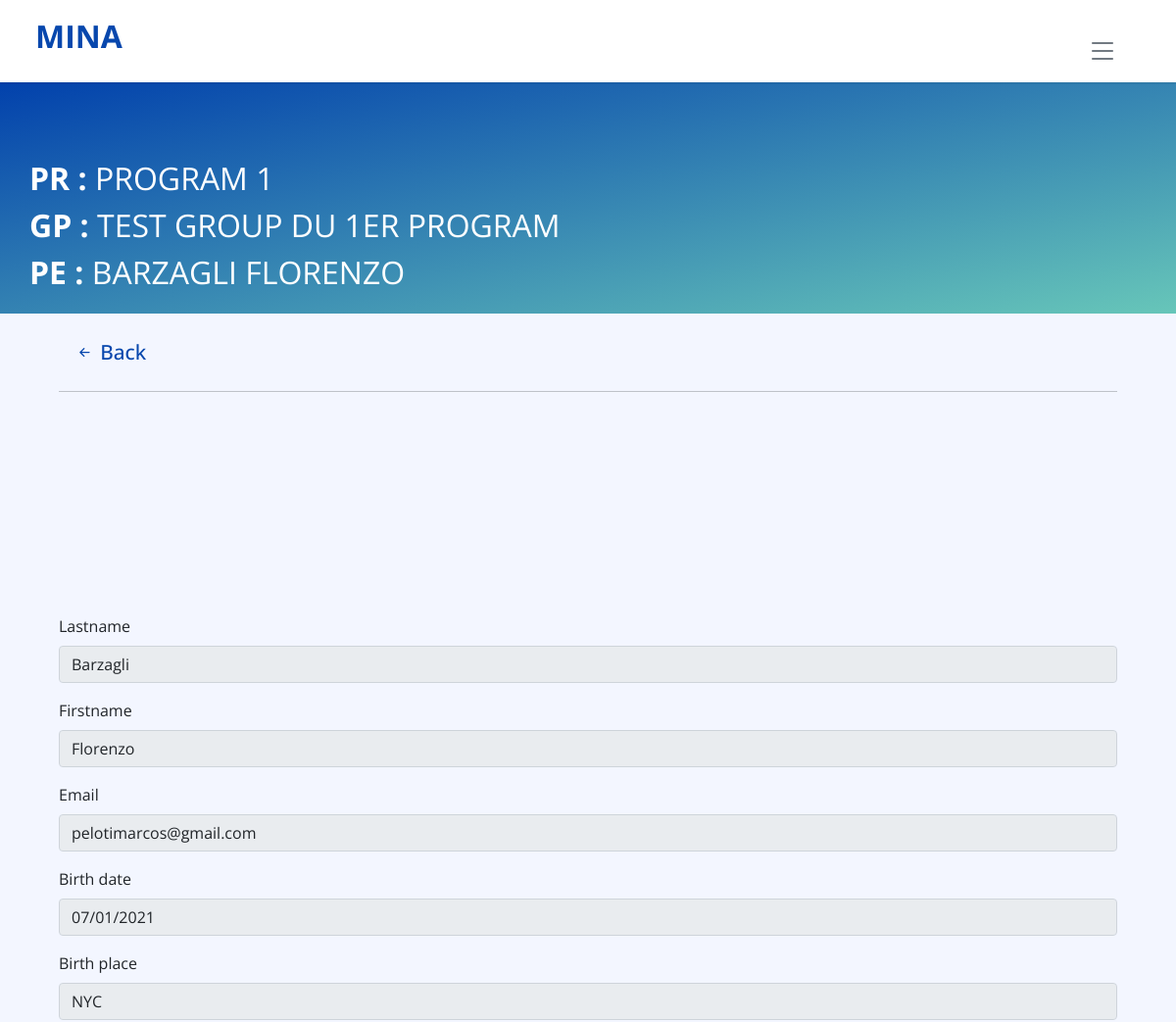
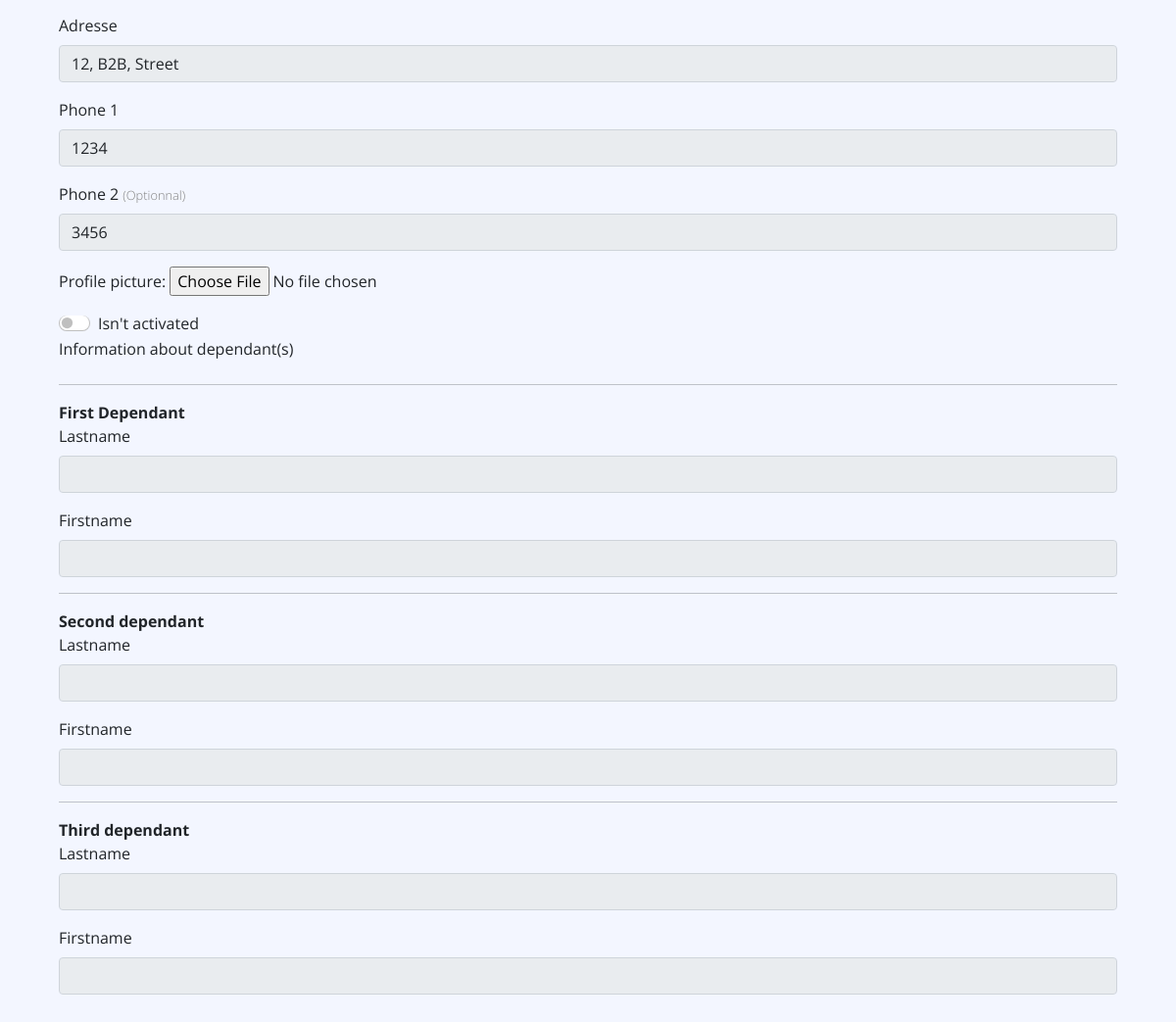
/View/person-details.php?person-details=4 (signed in), run on the app's committed database (2 pictures, top to bottom).
### tables this page shows
CREATE TABLE `personne` (
  `id_person` int(11) NOT NULL,
  `nom` varchar(50) NOT NULL,
  `prenom` varchar(50) NOT NULL,
  `date_naissance` date NOT NULL,
  `lieu_naissance` varchar(50) NOT NULL,
  `telephone_1` varchar(20) NOT NULL,
  `telephone_2` varchar(20) NOT NULL,
  `adresse` varchar(100) NOT NULL,
  `email` varchar(50) NOT NULL,
  `profile_image` varchar(255) NOT NULL,
  `date_exp` date NOT NULL DEFAULT current_timestamp(),
  `creation_date` date NOT NULL DEFAULT current_timestamp(),
  `id_statut` int(11) NOT NULL,
  `id_dependant` int(11) DEFAULT NULL,
  `id_group` int(11) NOT NULL,
  `id_program` int(11) NOT NULL
);

CREATE TABLE `program` (
  `id_program` int(11) NOT NULL,
  `program_name` varchar(50) NOT NULL,
  `date_creation` date NOT NULL,
  `date_expiration` date NOT NULL,
  `description` varchar(100) NOT NULL,
  `image` varchar(100) NOT NULL,
  `code_entreprise` varchar(50) NOT NULL,
  `code_user` int(11) NOT NULL
);

CREATE TABLE `groupe` (
  `id_group` int(11) NOT NULL,
  `nom_groupe` varchar(50) NOT NULL,
  `description` varchar(100) NOT NULL,
  `date_creation` date NOT NULL,
  `date_expiration` date NOT NULL,
  `id_program` int(11) NOT NULL,
  `code_user` int(11) NOT NULL
);

### View/person-details.php (the view, shortened to what this page needs)
<!Doctype html>
<html>
<head>
    <link rel="stylesheet" href="css/style.css">
    <link rel="stylesheet" href="css/main.css">
    <link href="https://cdn.jsdelivr.net/npm/bootstrap@5.0.2/dist/css/bootstrap.min.css" rel="stylesheet">
    <link rel="stylesheet" href="https://cdn.jsdelivr.net/npm/bootstrap-icons@1.5.0/font/bootstrap-icons.css">
</head>
<body class="body">
    <?php
    include_once('header.php');
    ?>
    <div class="header-content">
        <div class="title">
            <?php
            $id_person = $_GET["person-details"];
            $query = "SELECT * FROM personne, groupe, program WHERE id_person = $id_person AND groupe.id_program = program.id_program AND personne.id_group = groupe.id_group LIMIT 1";
            $result = $conn->query($query);
            if (mysqli_num_rows($result) > 0) {
                while ($row = mysqli_fetch_assoc($result)) {
                    echo '<span class="fs-2 text-white details"> <b>Pr : </b>' . $row["program_name"] . '<br> <b>Gp : </b>' . $row["nom_groupe"] . '</b> <br> <b>Pe : </b>' . $row["nom"] . ' ' . $row["prenom"] . '</span>';
                }
            }
            ?>
        </div>
    </div>
    <div class="third-part-content">
        <div class="container mt-3">
            <span class="title-page-list">
                <?php
                $query = "SELECT * FROM personne, program, groupe WHERE id_person = $id_person AND groupe.id_program = program.id_program AND personne.id_group = groupe.id_group";
                $result = $conn->query($query);
                if (mysqli_num_rows($result) > 0) {
                    while ($row = mysqli_fetch_assoc($result)) {
                        echo '<a href="group.php?group-details=' . $row["id_group"] . '" class="nav-link">
                    <i class="bi bi-arrow-left-short"></i> <span class="align-items"></span>Back
                </a>';
                    }
                }
                ?>
                <hr class="hr">
            </span>
        </div>
        <form action="" method="post" class="container mb-5">
            <?php
            if (isset($_SESSION["role"]) && $_SESSION["role"] === 1) {
                $edit = "readonly";
            } else {
                $edit = "";
                $editText = '<button type="submit" name="submit" class="mb-5 text-white btn btn-brand"> Save person</button>';
            }
            $query = "SELECT * FROM personne, program, groupe WHERE id_person = $id_person AND groupe.id_program = program.id_program AND personne.id_group = groupe.id_group";
            $result = $conn->query($query);
            if (mysqli_num_rows($result) > 0) {
                while ($row = mysqli_fetch_assoc($result)) {
                    if ($row["id_statut"] == 1) {
                        $checked = "checked";
                        $statut = "Activated";
                    } else {
                        $checked = "";
                        $statut = "Isn't activated";
                    }
                    echo '
                    <div class="profile-img-size mb-3">
                        <img src="../Assets/profile/' . $row["profile_image"] . '" class="profile-img-content" alt="">
                    </div>
            <div class="mb-3">
                <label for="exampleFormControlInput1" class="form-label">Lastname</label>
                <input type="text" class="form-control" name="nom" id="exampleFormControlInput1" value="' . $row["nom"] . '"' . $edit . ' required>
            </div>
            <div class="mb-3">
                <label for="exampleFormControlInput1" class="form-label">Firstname</label>
                <input type="text" class="form-control" name="prenom" id="exampleFormControlInput1" value="' . $row["prenom"] . '"' . $edit . ' required>
            </div>
            <div class="mb-3">
                <label for="exampleFormControlInput1" class="form-label">Email</label>
                <input type="email" class="form-control" name="email" id="exampleFormControlInput1" value="' . $row["email"] . '"' . $edit . '  required>
            </div>
            <div class="mb-3">
                <label for="exampleFormControlInput1" class="form-label">Birth date</label>
                <input type="date" class="form-control" name="date" id="exampleFormControlInput1" value="' . $row["date_naissance"] . '"' . $edit . '  required>
            </div>
            <div class="mb-3">
                <label for="exampleFormControlInput1" class="form-label">Birth place</label>
                <input type="text" class="form-control" name="lieu" id="exampleFormControlInput1" value="' . $row["lieu_naissance"] . '" ' . $edit . ' required>
            </div>
            <div class="mb-3">
                <label for="exampleFormControlInput1" class="form-label">Adresse</label>
                <input type="text" class="form-control" name="adresse" id="exampleFormControlInput1" value="' . $row["adresse"] . '"' . $edit . '  required>
            </div>
            <div class="mb-3">
                <label for="exampleFormControlInput1" class="form-label">Phone 1</label>
                <input type="number" class="form-control" name="tel_1" id="exampleFormControlInput1"  value="' . $row["telephone_1"] . '" ' . $edit . ' required>
            </div>
            <div class="mb-3">
                <label for="exampleFormControlInput1" class="form-label">Phone 2 <span class="details">(Optionnal)</span></label>
                <input type="number" class="form-control" name="tel_2" value="' . $row["telephone_2"] . '" ' . $edit . '  id="exampleFormControlInput1">
            </div>
            <div class="mb-3 form_field">
                <label for="fileSelect">Profile picture:</label>
                <input type="file" name="fileToUpload" class="form-control-file" value="' . $row["profile_image"] . '" ' . $edit . ' >
            </div>
            <div class="form-check form-switch">
                <input class="form-check-input" type="checkbox" name="id_statut" value="' . $row["id_statut"] . '" ' . $checked . ' ' . $edit . 'id="flexSwitchCheckChecked">
                <label class="form-check-label" for="flexCheckDefault">
                    ' . $statut . '
                </label>
            </div>
            <div class="dependant" id="dependant-list-field">
                <label class="form-label">Information about dependant(s)</label>
            <hr>
            <b>First Dependant</b> <br>
                <div class="mb-3" id="first-dependant">
                    <label for="exampleFormControlInput1" class="form-label">Lastname</label>
                    <input type="text" class="form-control" name="nom_dependant" id="exampleFormControlInput1" ' . $edit . '>
                </div>
                <div class="mb-3"id="first-dependant">
                    <label for="exampleFormControlInput1" class="form-label">Firstname</label>
                    <input type="text" class="form-control" name="prenom_dependant" id="exampleFormControlInput1" ' . $edit . ' >
                </div>
            <hr>
            <div class="second-dependant" id="second-dependant">
                <b>Second dependant</b> <br>
                    <div class="mb-3" id="second-dependant">
                        <label for="exampleFormControlInput1" class="form-label">Lastname</label>
                        <input type="text" class="form-control" name="nom_dependant_2" ' . $edit . ' id="exampleFormControlInput1" >
                    </div>
                    <div class="mb-3"id="first-dependant">
                        <label for="exampleFormControlInput1" class="form-label">Firstname</label>
                        <input type="text" class="form-control" name="prenom_dependant_2" ' . $edit . ' id="exampleFormControlInput1" >
                    </div>
                <hr>
            </div>
            <div class="third-dependant" id="third-dependant">
                <b>Third dependant</b> <br>
                    <div class="mb-3" id="third-dependant">
                        <label for="exampleFormControlInput1" class="form-label">Lastname</label>
                        <input type="text" class="form-control" name="nom_dependant_3" id="exampleFormControlInput1" ' . $edit . ' >
                    </div>
                    <div class="mb-3"id="third-dependant">
                        <label for="exampleFormControlInput1" class="form-label">Firstname</label>
                        <input type="text" class="form-control" name="prenom_dependant_3" id="exampleFormControlInput1" ' . $edit . ' >
                    </div>
                </div>
            </div>';
                }
            }
            ?>
        </form>
    </div>
    <?php
    include_once('footer.php');
    ?>
</body>
</html>

### View/css/style.css (style rules this page uses)
:root { --background-color: #F3F6FF; --white: #FFF; --gray: rgba(128, 128, 128, 0.863); --primary: #0747AD; --secondary: #8d9da1; --muted: #64BFB3; --bg-light-gray: rgb(252, 252, 252); --red: rgb(180, 12, 0); }
.container { padding: 0 30px; }
a { text-decoration: none; -webkit-tap-highlight-color: transparent; }
body, .body { background-color: var(--background-color); padding: 0; margin: 0; font-family: 'Open Sans', sans-serif; }
.header-content { background-image: linear-gradient(to bottom right, rgb(1, 64, 172), rgb(103, 198, 185)); height: auto; width: 100%; color: var(--white); padding: 18px 0; margin-top:80px; position: unset; }
.title, .subtitle { margin: 0 30px; width: auto; }
.title { font-size: 1.8rem; font-weight: bold; margin-top: 60px; text-transform: uppercase; width: auto; }
.nav-link { color: inherit; text-decoration: none !important; -webkit-tap-highlight-color: transparent; }
.mt-3 { margin-top: 3%; }
.mb-5 { margin-bottom: 100px; }
.title-page-list a { color: var(--primary); font-weight: 500; font-size: 1.3rem; }
.profile-img-size { height: 200px; width: auto; border: 0; }
.details { font-weight: lighter; font-size: 0.8rem; color: gray; }
.form-check-input, .form-check-input:focus { -webkit-tap-highlight-color: transparent; -webkit-border-before-style: none; outline: none; }

### View/css/main.css (style rules this page uses)
.profile-img-size { height: 200px; width: 200px; padding-right: 6px; margin-top: -5px; }

### data on the page
personne: id_program.program_name "PROGRAM 1", id_group.nom_groupe "TEST GROUP DU 1ER PROGRAM", nom "BARZAGLI", prenom "FLORENZO", nom "Barzagli", prenom "Florenzo", email "pelotimarcos@gmail.com", date "07/01/2021", lieu "NYC", adresse "12, B2B, Street", tel_1 "1234", tel_2 "3456", id_statut "Isn't activated"
